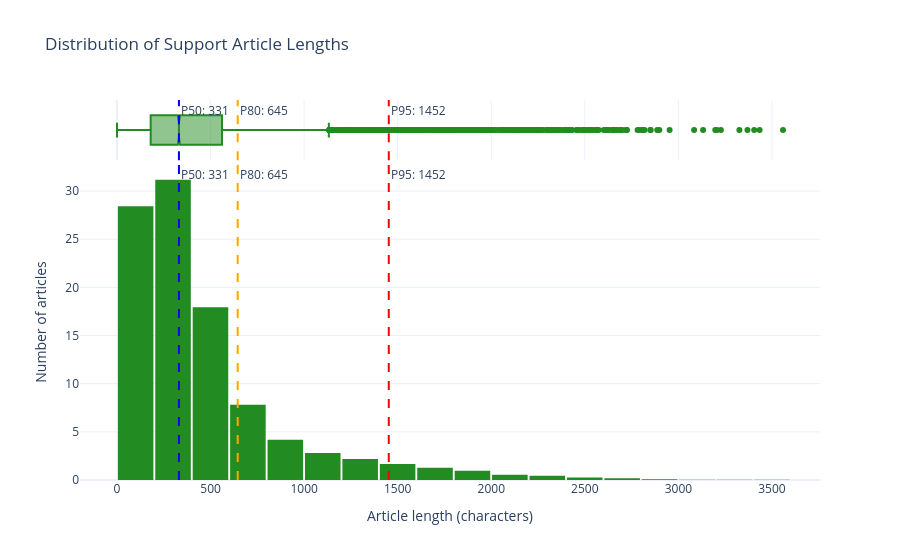

Notebook cell for this chart:
### Code cell
import numpy as np
import pandas as pd
import plotly.express as px

lengths_df = pd.DataFrame({"length": support_lengths})

# Histogram of article lengths with a box plot on top
fig = px.histogram(
    lengths_df,
    x="length",
    nbins=20,
    histnorm="percent",
    marginal="box",
    title="Distribution of Support Article Lengths",
    labels={"length": "Article length (characters)"},
    color_discrete_sequence=["forestgreen"],
)

# Mark key percentiles
for p, color in [(50, "blue"), (80, "orange"), (95, "red")]:
    v = np.percentile(support_lengths, p)
    fig.add_vline(x=v, line_dash="dash", line_color=color,
                  annotation_text=f"P{p}: {int(v)}", annotation_position="top right")
fig.update_layout(template="plotly_white", yaxis_title="Percentage of articles (%)", bargap=0.05)
fig.update_layout(template="plotly_white", yaxis_title="Number of articles", bargap=0.05)
fig.show()

print(lengths_df["length"].describe(percentiles=[.1, .25, .5, .75, .8, .9, .95, .99]).round(0))

### Figure 1 — Plotly figure (JSON) as saved in the notebook; plotly's stock layout.template omitted (floating-point values rounded to 4 significant figures; data arrays with more than 128 entries replaced by an {"elided": "..."} marker saying what was removed)
{"data": [{"bingroup": "x", "histnorm": "percent", "hovertemplate": "Article length (characters)=%{x}<br>percent=%{y}<extra></extra>", "legendgroup": "", "marker": {"color": "forestgreen", "pattern": {"shape": ""}}, "name": "", "nbinsx": 20, "orientation": "v", "showlegend": false, "type": "histogram", "x": {"elided": "10474 int values"}, "xaxis": "x", "yaxis": "y"}, {"hovertemplate": "Article length (characters)=%{x}<extra></extra>", "legendgroup": "", "marker": {"color": "forestgreen"}, "name": "", "notched": true, "showlegend": false, "type": "box", "x": {"elided": "10474 int values"}, "xaxis": "x2", "yaxis": "y2"}], "layout": {"annotations": [{"showarrow": false, "text": "P50: 331", "x": 331, "xanchor": "left", "xref": "x", "y": 1, "yanchor": "top", "yref": "y domain"}, {"showarrow": false, "text": "P50: 331", "x": 331, "xanchor": "left", "xref": "x2", "y": 1, "yanchor": "top", "yref": "y2 domain"}, {"showarrow": false, "text": "P80: 645", "x": 645, "xanchor": "left", "xref": "x", "y": 1, "yanchor": "top", "yref": "y domain"}, {"showarrow": false, "text": "P80: 645", "x": 645, "xanchor": "left", "xref": "x2", "y": 1, "yanchor": "top", "yref": "y2 domain"}, {"showarrow": false, "text": "P95: 1452", "x": 1452.0, "xanchor": "left", "xref": "x", "y": 1, "yanchor": "top", "yref": "y domain"}, {"showarrow": false, "text": "P95: 1452", "x": 1452.0, "xanchor": "left", "xref": "x2", "y": 1, "yanchor": "top", "yref": "y2 domain"}], "bargap": 0.05, "barmode": "relative", "legend": {"tracegroupgap": 0}, "shapes": [{"line": {"color": "blue", "dash": "dash"}, "type": "line", "x0": 331, "x1": 331, "xref": "x", "y0": 0, "y1": 1, "yref": "y domain"}, {"line": {"color": "blue", "dash": "dash"}, "type": "line", "x0": 331, "x1": 331, "xref": "x2", "y0": 0, "y1": 1, "yref": "y2 domain"}, {"line": {"color": "orange", "dash": "dash"}, "type": "line", "x0": 645, "x1": 645, "xref": "x", "y0": 0, "y1": 1, "yref": "y domain"}, {"line": {"color": "orange", "dash": "dash"}, "type": "line", "x0": 645, "x1": 645, "xref": "x2", "y0": 0, "y1": 1, "yref": "y2 domain"}, {"line": {"color": "red", "dash": "dash"}, "type": "line", "x0": 1452.0, "x1": 1452.0, "xref": "x", "y0": 0, "y1": 1, "yref": "y domain"}, {"line": {"color": "red", "dash": "dash"}, "type": "line", "x0": 1452.0, "x1": 1452.0, "xref": "x2", "y0": 0, "y1": 1, "yref": "y2 domain"}], "title": {"text": "Distribution of Support Article Lengths"}, "xaxis": {"anchor": "y", "domain": [0, 1], "title": {"text": "Article length (characters)"}}, "xaxis2": {"anchor": "y2", "domain": [0, 1], "matches": "x", "showgrid": true, "showticklabels": false}, "yaxis": {"anchor": "x", "domain": [0, 0.8316], "title": {"text": "Number of articles"}}, "yaxis2": {"anchor": "x2", "domain": [0.8416, 1], "matches": "y2", "showgrid": false, "showline": false, "showticklabels": false, "ticks": ""}}}
